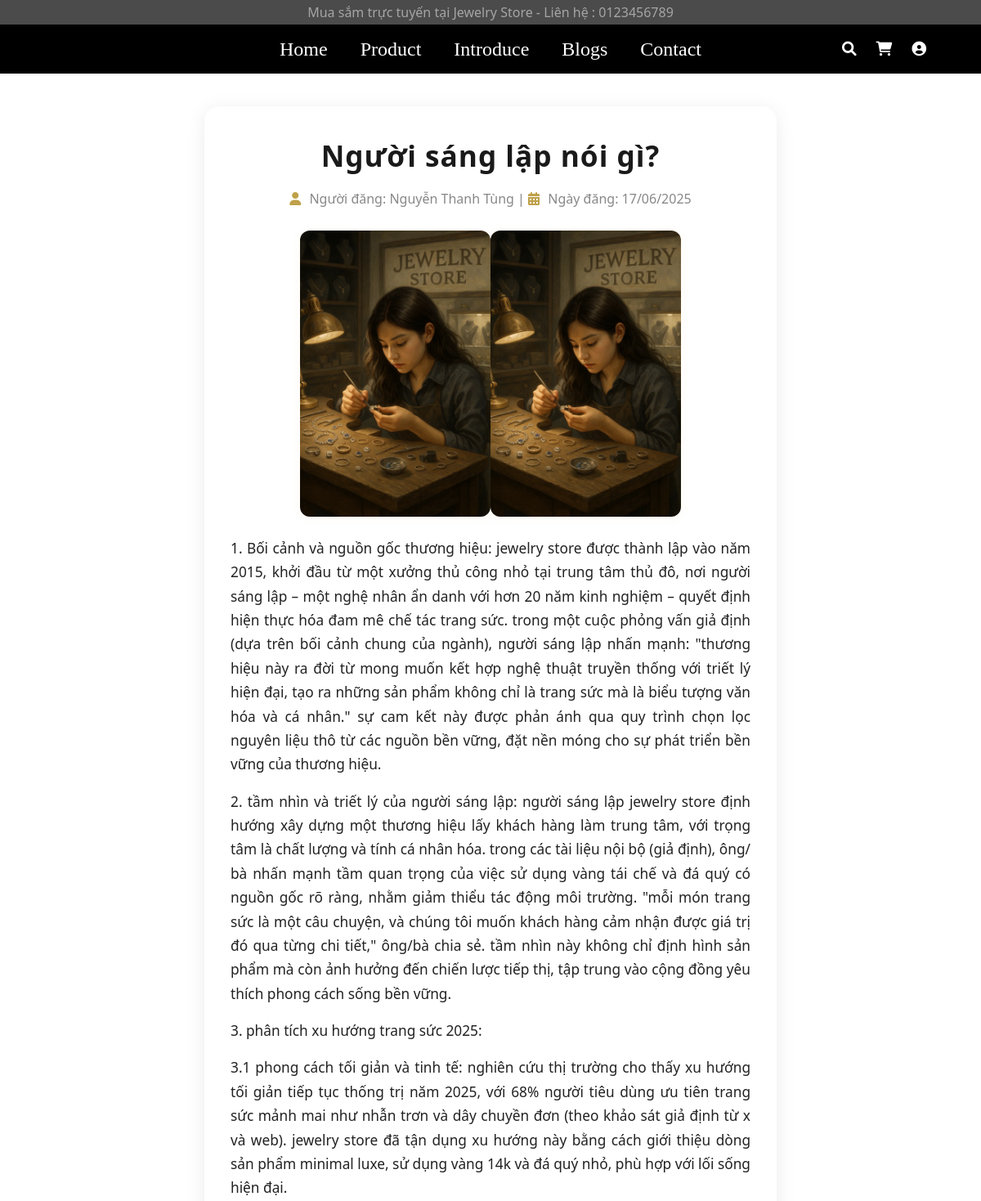
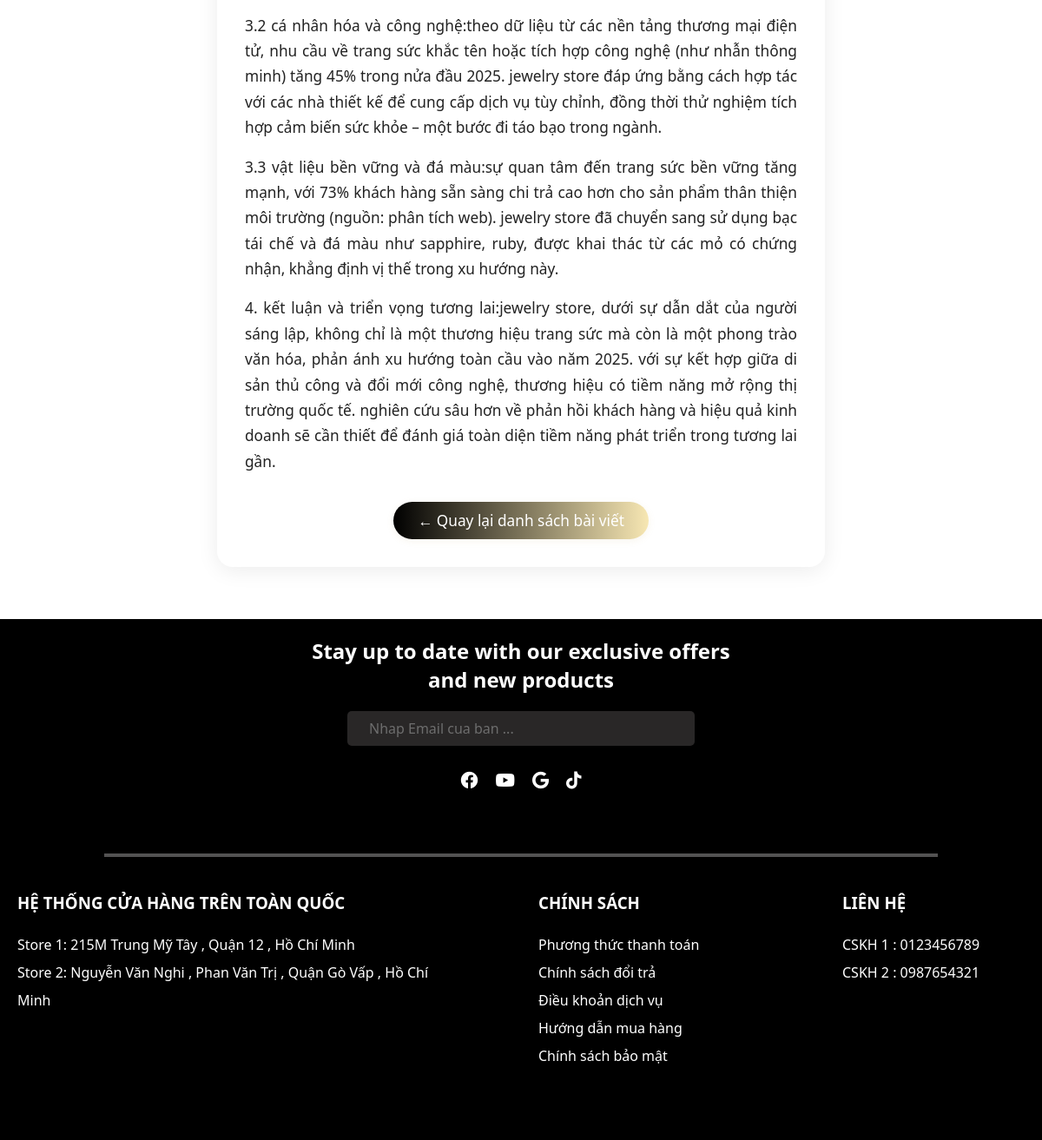
The app's page /pages/blogs-detail.php?id=5 with its own data (2 pictures, top to bottom).
### tables this page shows
create table `bai_viet` (
  `id_bai_viet` int(11) not null auto_increment,
  `tieu_de` varchar(255) not null,
  `slug` varchar(255) not null unique, 
  `tom_tat` varchar(500), 
  `hinh_anh` varchar(1000) default null,
  `ngay_dang` timestamp default current_timestamp(),
  `ngay_cap_nhat` timestamp default current_timestamp() on update current_timestamp(),
  `id_danh_muc` int(11) not null,
  `id_nguoi_tao` int(11) not null,
  `trang_thai` enum('draft', 'published', 'archived') default 'draft',
  primary key (`id_bai_viet`),
  foreign key (`id_danh_muc`) references `danh_muc_bai_viet`(`id_danh_muc`) on delete restrict on update cascade,
  foreign key (`id_nguoi_tao`) references `quan_tri_vien`(`id_quan_tri`) on delete restrict on update cascade
);

create table `quan_tri_vien` (
  `id_quan_tri` int(11) not null auto_increment,
  `ten_dang_nhap` varchar(50) not null unique,
  `mat_khau` varchar(255) not null,
  `email` varchar(255) not null unique,
  `ho_ten` varchar(255),
  `quyen_han` varchar(50) default 'admin',
  primary key (`id_quan_tri`)
);

create table `chi_tiet_bai_viet` (
  `id_chi_tiet_bai_viet` int(11) not null auto_increment, 
  `id_bai_viet` int(11) not null,
  `noi_dung` text not null,
  `hinh_anh` varchar(1000) default null,
  `created_at` timestamp not null default current_timestamp(),
  primary key (`id_chi_tiet_bai_viet`),
  foreign key (`id_bai_viet`) references `bai_viet`(`id_bai_viet`) on delete cascade on update cascade 
);

### pages/blogs-detail.php (the view, shortened to what this page needs)
<?php
include '../includes/connect.php';
$id = isset($_GET['id']) ? intval($_GET['id']) : 0;
$sql = "SELECT bv.tieu_de, ct.noi_dung, ct.hinh_anh, ct.created_at, qtv.ho_ten
        FROM bai_viet bv
        JOIN chi_tiet_bai_viet ct ON bv.id_bai_viet = ct.id_bai_viet
        JOIN quan_tri_vien qtv ON bv.id_nguoi_tao = qtv.id_quan_tri
        WHERE bv.id_bai_viet = ?";
$stmt = $conn->prepare($sql);
$stmt->bind_param("i", $id);
$stmt->execute();
$result = $stmt->get_result();
$bv = $result->fetch_assoc();
?>
<link rel="stylesheet" href="/Jewelry Store/css/style.css">
<link rel="stylesheet" href="/Jewelry Store/css/blog_detail.css">
<link rel="stylesheet" href="https://cdnjs.cloudflare.com/ajax/libs/font-awesome/6.0.0-beta3/css/all.min.css">
<?php include '../includes/header.php'; ?>
<div class="blog-detail">
    <h1 class="blog-title"><?= htmlspecialchars($bv['tieu_de']) ?></h1>
    <div class="blog-meta">
        <i class="fas fa-user"></i> Người đăng: <?= htmlspecialchars($bv['ho_ten'] ?? 'Không rõ') ?> |
        <i class="fas fa-calendar-alt"></i> Ngày đăng: <?= date("d/m/Y", strtotime($bv['created_at'])) ?>
    </div>
    <div class="blog-content">
        <?php
        $noidung = trim($bv['noi_dung']);
        $doan = preg_split('/\r\n|\r|\n/', $noidung);
        if (!empty($bv['hinh_anh'])) {
            echo '<div class="blog-middle-image-wrapper">';
            $img = htmlspecialchars($bv['hinh_anh']);
            if (preg_match('/^https?:\/\//', $img)) {
                echo '<img class="blog-middle-image" src="' . $img . '" alt="Ảnh giữa bài">';
            } else {
                echo '<img class="blog-middle-image" src="/JewelryStore/images/blogs-detail/' . $img . '" alt="Ảnh giữa bài">';
                echo '<img class="blog-middle-image" src="/JewelryStore/images/blog-detail/' . $img . '" alt="Ảnh giữa bài">';
            }
            echo '</div>';
        }
        echo '<div class="blog-paragraphs">';
        foreach ($doan as $dong) {
            if (trim($dong) === '') continue;
            echo '<p>' . htmlspecialchars($dong) . '</p>';
        }
        echo '</div>';
        ?>
    </div>
    <div class="back-button">
        <a href="blogs.php">&larr; Quay lại danh sách bài viết</a>
    </div>
</div>
<?php include '../includes/footer.php'; ?>

### css/style.css (style rules this page uses)
* { box-sizing: border-box; margin : 0 ; padding : 0; }

### css/blog_detail.css (style rules this page uses)
.blog-detail { max-width: 700px; margin: 40px auto 60px auto; background: #fff; border-radius: 18px; box-shadow: 0 4px 24px rgba(0,0,0,0.08); padding: 36px 32px 32px 32px; font-family: 'Segoe UI', Arial, sans-serif; }
.blog-title { text-align: center; font-size: 2.2rem; font-weight: bold; margin-bottom: 18px; color: #1a1a1a; letter-spacing: 1px; }
.blog-meta { text-align: center; color: #888; font-size: 1rem; margin-bottom: 28px; }
.blog-meta i { margin-right: 6px; color: #bfa14a; }
.blog-content { margin-bottom: 30px; }
.blog-middle-image-wrapper { display: flex; justify-content: center; margin: 24px 0; }
.blog-middle-image { max-width: 90%; max-height: 350px; border-radius: 12px; box-shadow: 0 2px 12px rgba(191,161,74,0.08); object-fit: cover; }
.blog-paragraphs p { font-size: 1.08rem; line-height: 1.7; color: #222; margin-bottom: 16px; text-align: justify; }
.back-button { text-align: center; margin-top: 32px; }
.back-button a { display: inline-block; padding: 10px 28px; background: linear-gradient(90deg, black 0%, #f7e7b3 100%); color: #fff; border-radius: 30px; font-size: 1.08rem; font-weight: 500; text-decoration: none; box-shadow: 0 2px 8px rgba(191,161,74,0.10); transition: background 0.2s, color 0.2s, box-shadow 0.2s; }

### records on screen
bai_viet: tieu_de "Người sáng lập nói gì?", id_nguoi_tao.ho_ten "Nguyễn Thanh Tùng", chi_tiet_bai_viet.created_at "17/06/2025", chi_tiet_bai_viet.hinh_anh (picture), chi_tiet_bai_viet.noi_dung "1. Bối cảnh và nguồn gốc thương hiệu: jewelry store được thành lập vào năm 2015, khởi đầu từ một xưởng thủ công nhỏ tại trung tâm thủ đô, nơi người sáng lập – một nghệ nhân ẩn danh với hơn 20 năm kinh nghiệm – quyết định hiện thực hóa đam mê chế tác trang sức. trong một cuộc phỏng vấn giả định (dựa trên bối cảnh chung của ngành), người sáng lập nhấn mạnh: \"thương hiệu này ra đời từ mong muốn kết hợp nghệ thuật truyền thống với triết lý hiện đại, tạo ra những sản phẩm không chỉ là trang sức mà là biểu tượng văn hóa và cá nhân.\" sự cam kết này được phản ánh qua quy trình chọn lọc nguyên liệu thô từ các nguồn bền vững, đặt nền móng cho sự phát triển bền vững của thương hiệu.", chi_tiet_bai_viet.noi_dung "2. tầm nhìn và triết lý của người sáng lập: người sáng lập jewelry store định hướng xây dựng một thương hiệu lấy khách hàng làm trung tâm, với trọng tâm là chất lượng và tính cá nhân hóa. trong các tài liệu nội bộ (giả định), ông/ bà nhấn mạnh tầm quan trọng của việc sử dụng vàng tái chế và đá quý có nguồn gốc rõ ràng, nhằm giảm thiểu tác động môi trường. \"mỗi món trang sức là một câu chuyện, và chúng tôi muốn khách hàng cảm nhận được giá trị đó qua từng chi tiết,\" ông/bà chia sẻ. tầm nhìn này không chỉ định hình sản phẩm mà còn ảnh hưởng đến chiến lược tiếp thị, tập trung vào cộng đồng yêu thích phong cách sống bền vững.", chi_tiet_bai_viet.noi_dung "3. phân tích xu hướng trang sức 2025:", chi_tiet_bai_viet.noi_dung "3.1 phong cách tối giản và tinh tế: nghiên cứu thị trường cho thấy xu hướng tối giản tiếp tục thống trị năm 2025, với 68% người tiêu dùng ưu tiên trang sức mảnh mai như nhẫn trơn và dây chuyền đơn (theo khảo sát giả định từ x và web). jewelry store đã tận dụng xu hướng này bằng cách giới thiệu dòng sản phẩm minimal luxe, sử dụng vàng 14k và đá quý nhỏ, phù hợp với lối sống hiện đại.", chi_tiet_bai_viet.noi_dung "3.2 cá nhân hóa và công nghệ:theo dữ liệu từ các nền tảng thương mại điện tử, nhu cầu về trang sức khắc tên hoặc tích hợp công nghệ (như nhẫn thông minh) tăng 45% trong nửa đầu 2025. jewelry store đáp ứng bằng cách hợp tác với các nhà thiết kế để cung cấp dịch vụ tùy chỉnh, đồng thời thử nghiệm tích hợp cảm biến sức khỏe – một bước đi táo bạo trong ngành.", chi_tiet_bai_viet.noi_dung "3.3 vật liệu bền vững và đá màu:sự quan tâm đến trang sức bền vững tăng mạnh, với 73% khách hàng sẵn sàng chi trả cao hơn cho sản phẩm thân thiện môi trường (nguồn: phân tích web). jewelry store đã chuyển sang sử dụng bạc tái chế và đá màu như sapphire, ruby, được khai thác từ các mỏ có chứng nhận, khẳng định vị thế trong xu hướng này.", chi_tiet_bai_viet.noi_dung "4. kết luận và triển vọng tương lai:jewelry store, dưới sự dẫn dắt của người sáng lập, không chỉ là một thương hiệu trang sức mà còn là một phong trào văn hóa, phản ánh xu hướng toàn cầu vào năm 2025. với sự kết hợp giữa di sản thủ công và đổi mới công nghệ, thương hiệu có tiềm năng mở rộng thị trường quốc tế. nghiên cứu sâu hơn về phản hồi khách hàng và hiệu quả kinh doanh sẽ cần thiết để đánh giá toàn diện tiềm năng phát triển trong tương lai gần."
